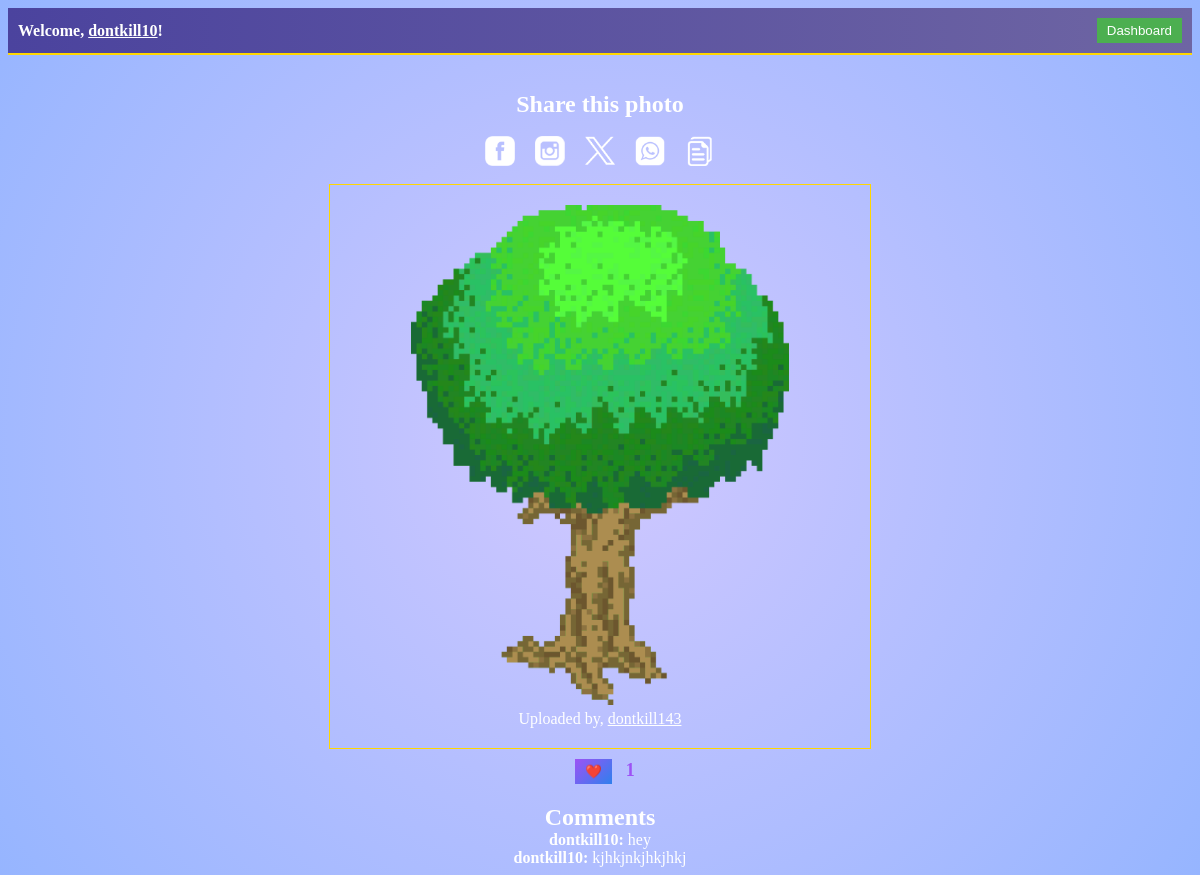
Screenshot of /photo/3 (signed in) with the database file from the repository.
### main.py (models this page shows, shortened)
class User(db.Model, UserMixin):
    id = db.Column(db.Integer, primary_key=True)
    username = db.Column(db.String(80), unique=True, nullable=False)
    password = db.Column(db.String(120), nullable=False)
    email = db.Column(db.String(120), unique=True, nullable=False)
    profile_photo = db.Column(db.String(255))  # Add this line
    profile_photos = db.Column(db.String(1000))  # Store a list of filenames
    likes = db.relationship("Like", backref="user", lazy=True)
    reputation = db.Column(db.Integer, default=0)
    last_given_reputation_timestamp = db.Column(db.DateTime, default=None)
    reputation_given_count = db.Column(db.Integer, default=0)
    coins = db.Column(db.Integer, default=10)  # Initialize coins to 10
    selected_border_color = db.Column(db.String(20))  # Store the selected border color
    selected_username_color = db.Column(
        db.String(7)
    )  # Store color as a hex string (e.g., "#RRGGBB")
    selected_username_comment = db.Column(db.String(7))  # Store color for comment
    uploaded_photo_count = db.Column(db.Integer, default=0)  # Initialize with 0
    trivia_score = db.Column(
        db.Integer, default=0
    )  # Add this line to store the trivia score
    has_purchased_border_width = db.Column(db.Boolean, default=False)
    selected_border_width = db.Column(
        db.Integer, default=1
    )  # Default border width is 1px
    last_seen = db.Column(db.DateTime, default=datetime.utcnow)
    reset_token = db.Column(db.String(100), nullable=True)
    followers = db.relationship(
        "User",
        secondary="followers",
        primaryjoin="User.id==followers.c.followee_id",
        secondaryjoin="User.id==followers.c.follower_id",
        backref="following",
    )
    friends = relationship(
        "User",
        secondary="friendship",
        primaryjoin=id == Friendship.user_id,
        secondaryjoin=id == Friendship.friend_id,
    )

class Photo(db.Model):
    id = db.Column(db.Integer, primary_key=True)
    filename = db.Column(db.String(255), nullable=False)
    user_id = db.Column(db.Integer, db.ForeignKey("user.id"), nullable=False)
    user = db.relationship("User", backref=db.backref("photos", lazy=True))
    likes = db.relationship(
        "Like", backref="photo", lazy=True, cascade="all, delete-orphan"
    )
    comments = db.relationship(
        "Comment", backref="photo_ref", lazy=True, cascade="all, delete-orphan"
    )
    border_color = db.Column(
        db.String(20)
    )  # Store the border color associated with the photo
    border_width = db.Column(db.Integer)

class Comment(db.Model):
    id = db.Column(db.Integer, primary_key=True)
    text = db.Column(db.String(255), nullable=False)
    user_id = db.Column(db.Integer, db.ForeignKey("user.id"), nullable=False)
    photo_id = db.Column(db.Integer, db.ForeignKey("photo.id"), nullable=False)
    user = db.relationship("User", backref=db.backref("comments", lazy=True))
    photo = db.relationship("Photo", backref="comments_ref", lazy=True)

### main.py (the view)
@app.route("/photo/<int:photo_id>")
@login_required
def view_photo(photo_id):
    photo = Photo.query.get(photo_id)
    if photo:
        comments = Comment.query.filter_by(photo_id=photo_id).all()
        return render_template("photo.html", photo=photo, comments=comments)
    else:
        flash("Photo not found.", "error")
        return redirect(url_for("dashboard"))

### main.py (called while the page is built)
@login_manager.user_loader
def load_user(user_id):
    return User.query.get(int(user_id))

@app.before_request
def update_last_seen():
    if current_user.is_authenticated:
        current_user.last_seen = datetime.now(timezone.utc)
        db.session.commit()

### templates/photo.html (shortened to what this page needs)
<!DOCTYPE html>
<html lang="en">
<head>
    <link rel="stylesheet" type="text/css" href="/static/photo.css">
    <link rel="stylesheet" href="{{ url_for('static', filename='dashboard.css') }}">
</head>
<body>
    <div class="navbar">
      <span>Welcome, <span class="username" id="user-username" data-selected-color="{{ current_user.selected_color }}" onclick="window.location.href='{{ url_for('profile') }}'">{{ current_user.username }}</span>! </span>
      <button class="dashboard-button" onclick="window.location.href='{{ url_for('dashboard') }}'">Dashboard</button>
    </div>
    <br><br>
    <center>
        <h2>Share this photo</h2><br>
   <div class="share-buttons">
        <a href="#" onclick="shareFacebook()">
            <img src="/static/social-images/facebook-icon.png" alt="Share on Facebook">
        </a>
        <a href="#" onclick="shareInstagram()">
            <img src="/static/social-images/instagram-icon.png" alt="Share on Instagram">
        </a>
        <a href="#" onclick="shareTwitter()">
            <img src="/static/social-images/twitter-icon.png" alt="Share on Twitter">
        </a>
        <a href="#" onclick="shareWhatsApp()">
            <img src="/static/social-images/whatsapp-icon.png" alt="Share on WhatsApp">
        </a>
        <a href="#" onclick="copyToClipboard()">
            <img src="/static/social-images/copy-icon.png" alt="Copy Link to Clipboard">
        </a>
    </div>
        <br>
<div class="photo-container">
    <img src="{{ url_for('static', filename='uploads/' + photo.filename) }}" alt="Photo" data-username-color="{{ photo.user.selected_username_color }}" style="{{ photo.user.selected_border_color if photo.user.selected_border_color else 'gold' }}; max-width: 500px; max-height: 500px;">
    <p>Uploaded by, <a href="{{ url_for('user_profile', username=photo.user.username) }}" class="username-color" style="color: {{ photo.user.selected_username_color if photo.user.selected_username_color else 'white' }}">{{ photo.user.username }}</a></p>
</div>
    <form method="POST" action="{{ url_for('like_photo', photo_id=photo.id) }}" id="like-form">
        <button type="submit" class="like-button" data-photo-id="{{ photo.id }}" data-liked="{{ photo.is_liked_by_current_user }}">
            {% if photo.is_liked_by_current_user %} ❤️ {% else %} ❤️ {% endif %}
        </button>
        <span class="like-count">{{ photo.likes|length }}</span>
    </form>
    <div class="comments-container">
        <h2>Comments</h2>
        <ul id="comments-list">
            {% for comment in comments %}
            <li data-comment-color="{{ comment.user.selected_comment_color }}">
                <strong>{{ comment.user.username }}:</strong> {{ comment.text }}
            </li>
            {% endfor %}
        </ul>
    </div>
        </center>
</body>
</html>

### static/photo.css (style rules this page uses)
.dashboard-button { background-color: #4caf50; color: #fff; border: none; padding: 5px 10px; cursor: pointer; }
.photo-container { text-align: center; border: 1px solid gold; padding: 20px; max-width: 500px; margin: 0 auto; }
.photo-container p { margin-top: 1px; }
.like-button { background-color: #4caf50; color: #fff; border: none; padding: 5px 10px; cursor: pointer; margin-left: 10px; margin-top: 10px; }
.comments-container { margin-top: 10px; }
.share-buttons { display: flex; gap: 20px; justify-content: center; }
.share-buttons a { text-decoration: none; display: inline-block; width: 30px; height: 30px; }
.share-buttons img { filter: brightness(1.2); border-bottom: none; max-width: 100%; height: auto; filter: invert(100%); }

### static/dashboard.css (style rules this page uses)
h1, h2, h3, p, ul, li { margin: 0; padding: 0; color: white; }
body { background: radial-gradient(circle, #d1c8ff, #96b5ff); }
.navbar { background: linear-gradient(90deg, #4b439e, #6e65a3); color: white; padding: 10px; display: flex; justify-content: space-between; align-items: center; font-weight: bold; border-bottom: 2px solid gold; text-align: right; position: relative; }
.navbar .username { cursor: pointer; text-decoration: underline; }
.like-button { background: linear-gradient(135deg, #9d52f5, #2f80ed); border: none; padding: 5px 10px; margin-right: 10px; cursor: pointer; color: white; position: relative; overflow: hidden; transition: background-color 0.3s ease, transform 0.3s ease; margin-bottom: 10px; }
.like-button::before { content: ""; position: absolute; top: 50%; left: 50%; transform: translate(-50%, -50%) scale(0); width: 100%; height: 100%; background: radial-gradient(circle, #9d52f5 10%, transparent 20%); opacity: 0.6; transition: transform 0.3s ease, opacity 0.3s ease; pointer-events: none; }
.like-count { color: #9d52f5; font-weight: bold; font-size: 18px; position: relative; z-index: 1; }

### rows the page displays
User: username "dontkill10"
Photo: filename (picture)
User: user.username "dontkill143"
Comment: user.username "dontkill10", text "hey"
Comment: user.username "dontkill10", text "kjhkjnkjhkjhkj"

### other values shown
{{ photo.likes|length }} "1"
